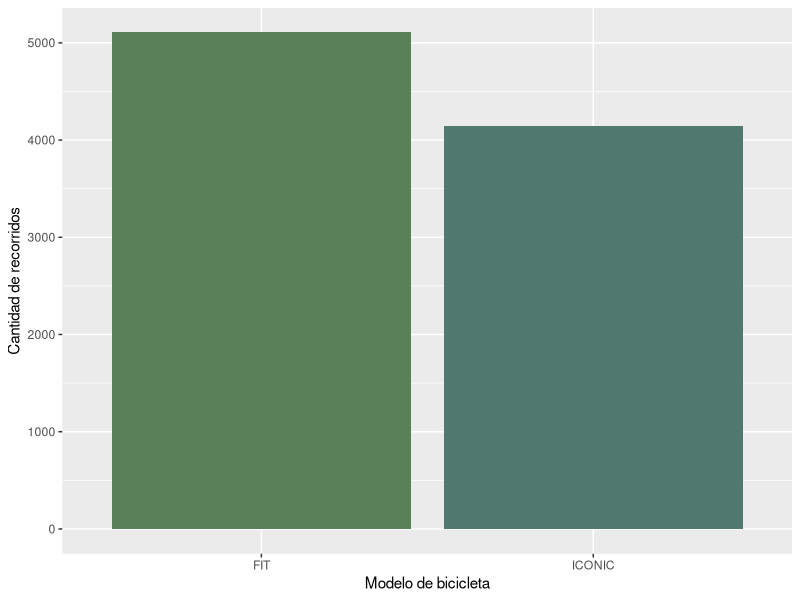
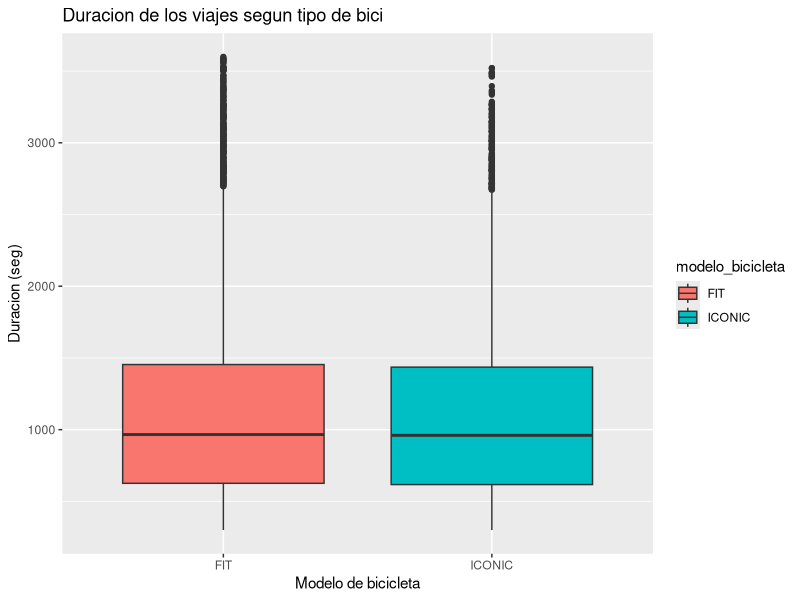
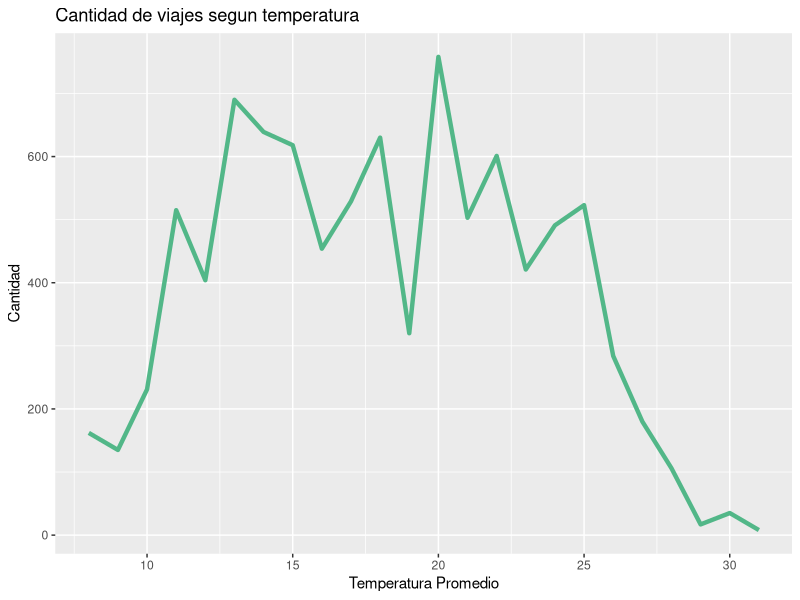
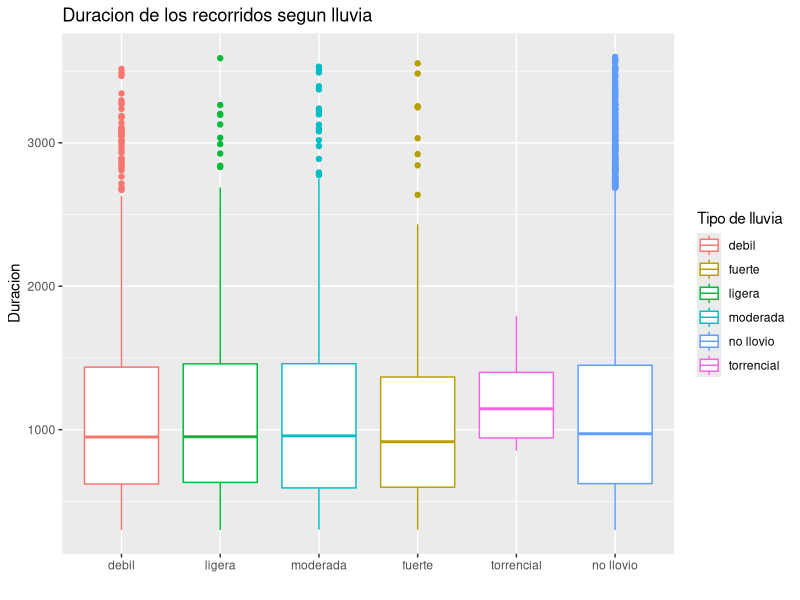
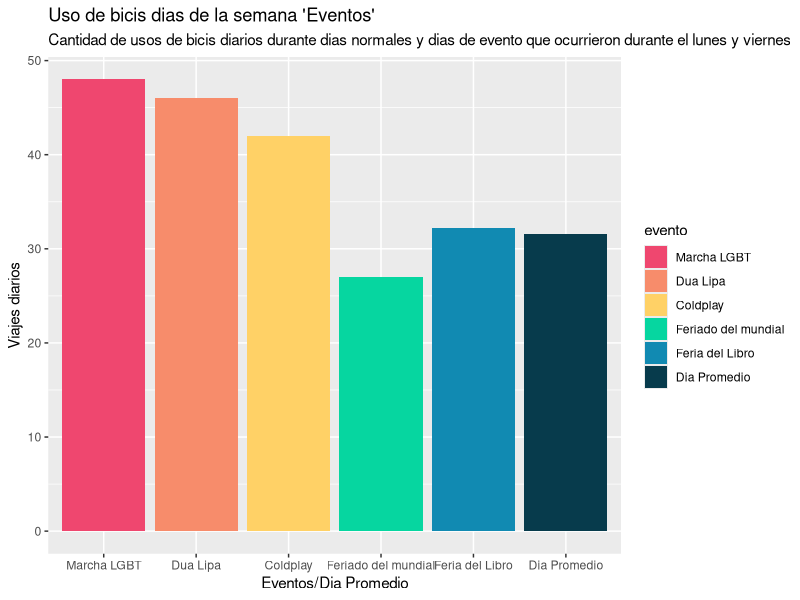
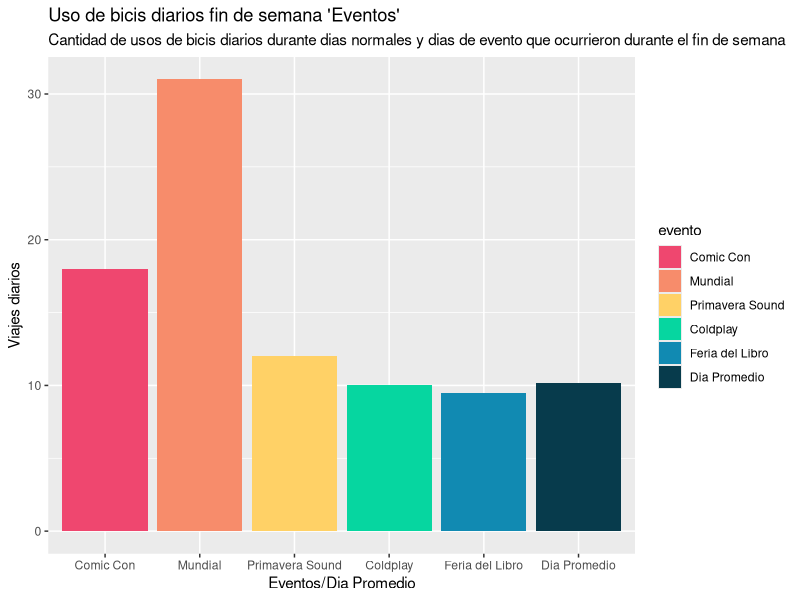
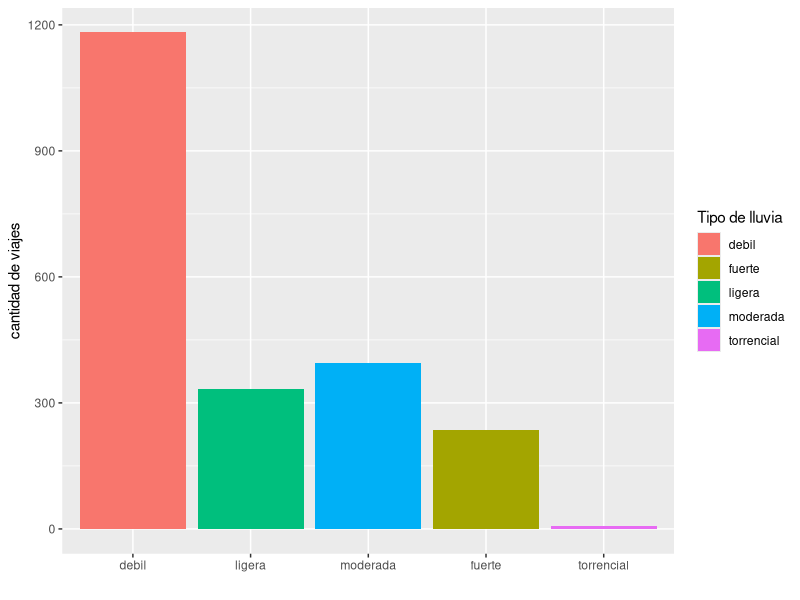
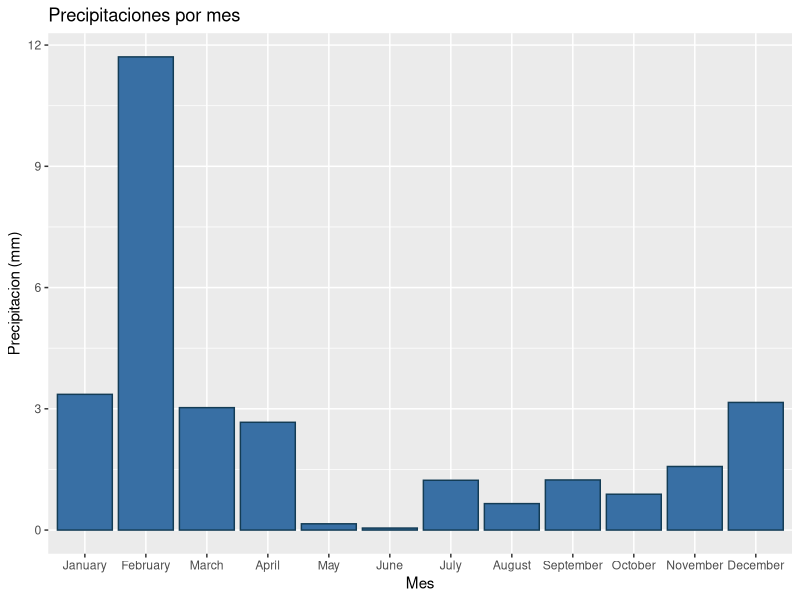

R code for these plots, in order:
#CONSIDERACIONES ----

#1. Nuestras PC's trabajan con las variables en ingles y no en español, entonces si surgen problemas con el fct_level por ejemplo, es porque nosotros ordenamos las categorías en ingles y no español.

#2. Para tener una compresión mas rápida de los nombres de variables, utilizamos los siguientes prefijos "df_" para referirnos a un dataframe, "gr_" para referirnos a un gráfico y "v_" para referirnos a una variable.


#LIBRERIAS ----
library(readr)
library(tidyverse)




#DATAFRAMES
#Dataframes_originales ----

#Lectura de dataframes. Para leer los archivos csv usamos el comando read_csv.

df_clima_aeroparque_BA_2022 <- read_csv("Data/Clima_Aeroparque_BA.csv")

df_bike_trips_2022 <- read_csv("Data/trips_2022_reducido.csv")

#VARIABLES ----

v_months <- c("January", "February", "March", "April", "May", "June", "July", "August", "September", "October", "November", "December")

#Las fechas de los días feriados de Argentina 2022 los obtuvimos de la siguiente pagina: https://www.argentina.gob.ar/interior/feriados-nacionales-2022
v_feriados <- c("2022-01-01", "2022-02-28", "2022-03-01", "2022-03-24", "2022-04-02", "2022-04-14", "2022-04-15", "2022-04-16", "2022-04-17", "2022-04-22", "2022-04-23", "2022-04-24", "2022-05-01", "2022-05-02", "2022-05-18", "2022-05-25", "2022-06-17", "2022-06-20", "2022-07-09", "2022-07-30", "2022-08-15", "2022-09-26", "2022-09-27", "2022-10-05", "2022-10-07", "2022-10-10", "2022-11-20", "2022-11-21", "2022-12-08", "2022-12-09", "2022-12-25")

#(nota: cp indica la cantidad de personas)
v_feriaLibro <- c("2022-04-28","2022-04-29","2022-05-02","2022-05-03","2022-05-04","2022-05-05","2022-05-06","2022-05-09","2022-05-10","2022-05-11","2022-05-12","2022-05-13","2022-05-16") #cp = 1.245.000
v_feriaLibro_finde <- c("2022-04-30","2022-05-01","2022-05-07","2022-05-08", "2022-05-14","2022-05-15")
v_comicCon <- c("2022-05-20","2022-05-21","2022-05-22") #cp = 80 mil
v_duaLipa <- c("2022-09-13","2022-09-14") #cp = 50 mil
v_marchaLGBTQI <- c("2022-10-05") #cp = 130 mil
v_coldplay <- c("2022-10-25","2022-10-26","2022-10-28","2022-11-01","2022-11-02","2022-11-04","2022-11-07","2022-11-08") #cp = 600 mil
v_coldplay_finde <- c("2022-10-29", "2022-11-05")
v_primaveraSound <- c("2022-11-12","2022-11-13") #cp = 100 mil
v_finalMundial <- c("2022-12-18") #cp = 4 millones
v_feriado_del_Mundial <- c("2022-12-20") 


v_eventos_ord <- c("Marcha LGBT", "Dua Lipa", "Coldplay", "Feriado del mundial", "Feria del Libro", "Dia Promedio")
v_eventos_finde_ord <- c("Comic Con", "Mundial", "Primavera Sound", "Coldplay", "Feria del Libro", "Dia Promedio")


#Dataframes_bicis_modificado ----
#Dataframe de bicis filtrado por duración del recorrido, con 4 variables mas ("month", "week_day", "hour" y "public_holiday") y la variable fecha renombrada a date.

df_bike_trips_2022_reformed <- df_bike_trips_2022 %>% 
  filter(between(duracion_recorrido, left = 60*5, right = 60*60)) %>% 
  rename(date = fecha) %>% 
  mutate(month = months(fecha_origen_recorrido), 
         hour = hour(fecha_origen_recorrido), 
         week_day = weekdays(date),
         public_holiday = (date %in% v_feriados))

#Dataframes_clima_modificado ----
#Dataframe del clima con 3 variables mas("month", "is_rain", "rain_strength")

df_clima_aeroparque_BA_2022_reformed <- df_clima_aeroparque_BA_2022 %>% 
  mutate(month = months(date),
         is_rain = (prcp > 0),
         rain_strength = case_when(prcp > 0 & prcp <= 3 ~ "debil",
                                   prcp > 3.0 & prcp <= 6.5 ~ "ligera",
                                   prcp > 6.5 & prcp <= 16.0 ~ "moderada",
                                   prcp > 16.0 & prcp <= 40.0 ~ "fuerte",
                                   prcp > 100.0 ~ "torrencial",
                                   .default = "no llovio")) 




#Dataframe_joined ----
#FULL JOIN DE DATAFRAMES
df_bikes_and_weather <- full_join(df_bike_trips_2022_reformed, df_clima_aeroparque_BA_2022_reformed, by = "date")


#Dataframes Descriptivos ----
#dataframe con la duracion de viaje promedio y mediana
df_promedio_y_mediana_de_viajes <-  df_bike_trips_2022_reformed %>% 
  mutate(duracion_recorrido = duracion_recorrido/60) %>% 
  summarise("promedio duracion de viaje" = mean(duracion_recorrido), "mediana de la duracion de viajes" = median(duracion_recorrido))

#dataframe con la cantidad de estaciones de origen 
df_origin_trip <- df_bike_trips_2022_reformed %>% 
  select(id_estacion_origen, nombre_estacion_origen) %>% 
  group_by(id_estacion_origen, nombre_estacion_origen) %>% 
  summarise(amount_by_station = n()) %>% 
  arrange(desc(amount_by_station))

#dataframe con la cantidad de estaciones de llegada
df_destination_trip <- df_bike_trips_2022_reformed %>% 
  select(id_estacion_destino, nombre_estacion_destino) %>% 
  group_by(id_estacion_destino, nombre_estacion_destino) %>% 
  summarise(amount_by_station = n()) %>% 
  arrange(desc(amount_by_station)) 

#viajes mas comunes
df_common_trips <- df_bike_trips_2022_reformed %>% 
  select(id_estacion_origen, nombre_estacion_origen, id_estacion_destino, nombre_estacion_destino) %>% 
  group_by(id_estacion_origen, nombre_estacion_origen, id_estacion_destino, nombre_estacion_destino) %>% 
  summarise(amount = n()) %>% 
  arrange(desc(amount))

#cantidad de usos de bicis en dias feriado vs no feriados
df_uso_feriado_vs_no_feriado <- df_bike_trips_2022_reformed %>% 
  group_by(public_holiday) %>% 
  summarise(cant_viajes = n()) 

#cantidad de viajes diarios en dias feriado vs no feriados (tenemos 31 feriados y (365 - 31) = 334 no feriados)\
df_uso_feriado_vs_no_feriado_prom <- data.frame(es_feriado = c("feriado", "no feriado"), 
                                                viajes_promedio = c(as.numeric(df_uso_feriado_vs_no_feriado[2,2]) / 31, 
                                                                    as.numeric(df_uso_feriado_vs_no_feriado[1,2]) / 334))


# Feria del libro
v_bicisFeriaDelLibro <- as.numeric(df_bike_trips_2022_reformed %>%
                                     filter(date %in% v_feriaLibro) %>%
                                     summarise(cantidad = n()/length(v_feriaLibro)))

v_bicisFeriaDelLibro_finde <- as.numeric(df_bike_trips_2022_reformed %>%
                                     filter(date %in% v_feriaLibro_finde) %>%
                                     summarise(cantidad = n()/length(v_feriaLibro_finde)))


# Comic Con
v_bicisComicCon <- as.numeric(df_bike_trips_2022_reformed %>%
                                filter(date %in% v_comicCon) %>%
                                summarise(cantidad = round(n()/length(v_comicCon))))
# Dua Lipa
v_bicisDuaLipa <- as.numeric(df_bike_trips_2022_reformed %>%
                               filter(date %in% v_duaLipa) %>%
                               summarise(cantidad = round(n()/length(v_duaLipa))))
# MarchaLGBT
v_bicisMarchaLGBT <- as.numeric(df_bike_trips_2022_reformed %>%
                                  filter(date %in% v_marchaLGBTQI) %>%
                                  summarise(cantidad = round(n()/length(v_marchaLGBTQI))))
# Coldplay
v_bicisColdplay <- as.numeric(df_bike_trips_2022_reformed %>%
                                filter(date %in% v_coldplay) %>%
                                summarise(cantidad = round(n()/length(v_coldplay))))

v_bicisColdplay_finde <- as.numeric(df_bike_trips_2022_reformed %>%
                                   filter(date %in% v_coldplay_finde) %>%
                                   summarise(cantidad = round(n()/length(v_coldplay_finde))))

#PrimaveraSound
v_bicisPrimSound <- as.numeric(df_bike_trips_2022_reformed %>%
                                 filter(date %in% v_primaveraSound) %>%
                                 summarise(cantidad = round(n()/length(v_primaveraSound))))
# Mundial
v_bicisFinalMundial <- as.numeric(df_bike_trips_2022_reformed %>%
                                    filter(date %in% v_finalMundial) %>%
                                    summarise(cantidad = round(n()/length(v_finalMundial))))
# Feriado del Mundial
v_bicisFeriadoDelMundial <- as.numeric(df_bike_trips_2022_reformed %>%
                                      filter(date == v_feriado_del_Mundial) %>%
                                      summarise(cantidad = round(n()/length(v_feriado_del_Mundial))))

v_dia_promedio <- as.numeric(df_bike_trips_2022_reformed %>% 
                               filter(week_day %in% c("Monday", "Tuesday", "Wednesday", "Thursday", "Friday")) %>% 
                               group_by(date) %>% 
                               summarise(cantidad = n()) %>% 
                               summarise(cant_prom = sum(cantidad) / length(date)))

v_dia_finde_promedio <- as.numeric(df_bike_trips_2022_reformed %>% 
                                     filter(week_day %in% c("Saturday", "Sunday")) %>% 
                                     group_by(date) %>% 
                                     summarise(cantidad = n()) %>% 
                                     summarise(cant_prom = sum(cantidad) / length(date)))

#viajes diarios durante los eventos que ocurrieron durante dias de la semana mayoritariamente
df_Viajes_Promedio_Eventos_No_Finde <- data.frame(evento = c("Feria del Libro","Dua Lipa","Marcha LGBT","Coldplay","Feriado del mundial", "Dia Promedio"),
                                                  viajesPorEvento = c(v_bicisFeriaDelLibro, v_bicisDuaLipa, v_bicisMarchaLGBT, v_bicisColdplay,v_bicisFeriadoDelMundial, v_dia_promedio))

#viajes diarios durante los eventos que ocurrieron durante dias de fin de semana mayoritariamente
df_Viajes_Promedio_Eventos_Finde <- data.frame(evento = c("Comic Con", "Primavera Sound", "Mundial", "Coldplay", "Feria del Libro", "Dia Promedio"),
                                               viajesPorEvento = c(v_bicisComicCon, v_bicisPrimSound, v_bicisFinalMundial, v_bicisColdplay_finde, v_bicisFeriaDelLibro_finde, v_dia_finde_promedio))


#cantidad de viajes durante dias de lluvia y no lluvia
df_uso_de_bicis_segun_precipitaciones <- df_bikes_and_weather %>% 
  filter(!is.na(prcp)) %>% 
  group_by(is_rain) %>% 
  summarise(viajes_lluvia = n())

#cantidad de viajes diarios durante dias de lluvia y no lluvia
df_uso_de_bicis_segun_precipitaciones_prom <- data.frame(es_lluvia = c("llovio", "no llovio"), 
                                                         viajes_promedio = c(as.numeric(df_uso_de_bicis_segun_precipitaciones[2,2]) / 97, 
                                                                             as.numeric(df_uso_de_bicis_segun_precipitaciones[1,2]) / 266))



#GRAFICOS ----

#visualizacion de duracion de los viajes en minutos version boxplot
gr_trips_duration_in_minutes_box <- df_bike_trips_2022_reformed %>% 
  mutate(duracion_recorrido = duracion_recorrido/60) %>% 
  ggplot(mapping = aes(y = duracion_recorrido)) +
  geom_boxplot(color = "#E6AC6E", shape = 11) +
  labs(x = "Recorridos", y = "Duracion (min)", title = "Duracion de los recorridos en minutos") +
  scale_x_discrete(expand = c(0,0)) 

#visualizacion de cantidad de viajes segun duracion en minutos
gr_trips_duration_in_minutes_col <- df_bike_trips_2022_reformed %>% 
  mutate(duracion_recorrido = duracion_recorrido/60) %>% 
  ggplot(mapping = aes(x = duracion_recorrido)) +
  geom_histogram(colour = "#E6AC6E", fill = "beige", bins = 11) +
  labs(x = "Duracion (min)", y = "Cantidad de Recorridos", title = "Duracion de los recorridos en minutos")

#visualizacion de viajes por mes
gr_trips_by_month <- df_bike_trips_2022_reformed %>% 
  ggplot(mapping = aes(x = fct_relevel(month, c("January", "February", "March", "April", "May", "June", "July", "August", "September", "October", "November", "December")))) +
  geom_bar(fill = "mintcream", colour = "lightskyblue") +
  labs(x = "Mes", y = "Cantidad", title = "Cantidad de recorridos durante cada mes del año")

#visualizacion de viajes por dia
gr_trips_by_day <- df_bike_trips_2022_reformed %>% 
  ggplot(mapping = aes(x = fct_relevel(week_day, c("Monday", "Tuesday", "Wednesday", "Thursday", "Friday", "Saturday", "Sunday"))))+
  geom_bar(fill = "mintcream", colour = "lightskyblue") +
  labs(x = "Dia de la semana", y = "Cantidad", title = "Cantidad de recorridos durante cada dia de la semana")

#visualizacion de viajes por hora
gr_trips_by_hour <- df_bike_trips_2022_reformed %>% 
  ggplot(mapping = aes(x = hour)) +
  geom_bar(fill = "mintcream", colour = "lightskyblue") +
  labs(x = "Horario", y = "Cantidad", title = "Cantidad de recorridos durante cada hora del dia") 

#visualizacion de viajes por mes y hora
gr_trips_by_month_and_hour <- df_bike_trips_2022_reformed %>% 
  group_by(month) %>% 
  ggplot(mapping = aes(x = hour)) +
  geom_bar(fill = "#CBA872",color = "#A05806") +
  facet_wrap(~fct_relevel(month, v_months)) +
  labs(x = "Horario", y = "Cantidad", title = "Cantidad de recorricos por mes segun horario")

gr_trips_by_season_and_hour <- df_bike_trips_2022_reformed %>% 
  mutate(season = case_when(date >= "2022-03-21" & date <= "2022-06-20" ~ "Autumn",
                            date >= "2022-06-21" & date <= "2022-09-20" ~ "Winter",
                            date >= "2022-09-21" & date <= "2022-12-20" ~ "Spring",
                            .default = "Summer")) %>% 
  ggplot(mapping = aes(x = hour)) +
  geom_bar(fill = "#CBA872",color = "#A05806") +
  facet_wrap(~fct_relevel(season, c("Summer", "Autumn", "Winter", "Spring"))) +
  labs(x = "Horario", y = "Cantidad", title = "Cantidad de recorricos por mes segun horario")

#visualizacion de viajes por dia y hora
gr_trips_by_day_and_hour <- df_bike_trips_2022_reformed %>% 
  group_by(week_day) %>% 
  ggplot(mapping = aes(x = hour)) +
  geom_bar(fill = "#CBA872",color = "#A05806") +
  facet_wrap(~fct_relevel(week_day, c("Monday", "Tuesday", "Wednesday", "Thursday", "Friday", "Saturday", "Sunday")), nrow = 2) +
  labs(x = "Horario", y = "Cantidad", title = "Cantidad de recorricos por dia segun horario")



#visualizacion de viajes promedio de dias feriados y no feriados
gr_viajes_promedio_feriados <- df_uso_feriado_vs_no_feriado_prom %>% 
  ggplot(mapping = aes(x = es_feriado, y = viajes_promedio)) + 
  geom_col(fill = c("#d4e09b", "#cbdfbd"), color = "black") +
  labs(x = "", y = "Viajes diarios", title = "Cantidad de viajes diarios 'Feriados Vs No Feriados'")



#visualizacion cantidad de viajes segun tipo de bici
gr_bike_type <- df_bike_trips_2022_reformed %>% 
  select(modelo_bicicleta) %>% 
  ggplot(mapping = aes(x = modelo_bicicleta)) +
  geom_bar(fill = c("#588157", "#52796f")) +
  labs(x = "Modelo de bicicleta", y = "Cantidad de recorridos")

#visualizacion cantidad de viajes segun tipo de bici
gr_bike_type_boxplot <- df_bike_trips_2022_reformed %>% 
  ggplot(mapping = aes(x = modelo_bicicleta, y = duracion_recorrido, fill = modelo_bicicleta)) +
  geom_boxplot() +
  labs(x = "Modelo de bicicleta", y = "Duracion (seg)", title = "Duracion de los viajes segun tipo de bici")


#visualizacion cantidad de usos de bicis segun genero
gr_use_of_bikes_by_gender <- df_bike_trips_2022_reformed %>% 
  select(Género) %>% 
  filter(!is.na(Género)) %>% 
  ggplot(mapping = aes(x = Género, fill = Género)) + 
  geom_bar() +
  labs(x = "Género", y = "Cantidad", title = "Cantidad de viajes en bici segun genero")

#uso de bicis por hora según género
gr_use_of_bikes_by_gender_per_hour <- df_bike_trips_2022_reformed %>%
  filter(!is.na(Género)) %>%
  group_by(Género) %>%
  mutate(cantidadTotalPorGénero = n()) %>%
  group_by(Género,hour,cantidadTotalPorGénero) %>%
  summarise(cantidad = n()) %>%
  mutate(
    cantidadPorcentual = case_when(
      Género == "FEMALE" ~ (cantidad/cantidadTotalPorGénero)*100,
      Género == "MALE" ~ (cantidad/cantidadTotalPorGénero)*100,
      Género == "OTHER" ~ (cantidad/cantidadTotalPorGénero)*100
    )
  ) %>%
  select(Género,cantidadPorcentual) %>%
  ggplot(mapping = aes(x = hour, y = cantidadPorcentual, colour = Género)) +
  geom_line(lwd = 1.49) + 
  scale_x_continuous(expand = c(0,0)) +
  scale_y_continuous(expand = c(0,0)) +
  facet_wrap(~Género) +
  theme(legend.position = "bottom") +
  labs(x = "Horario", y = "Porcentaje", title = "Cantidad porcentual sobre el uso de bicis segun genero y horario")

#visualizacion de duracion de los viajes en minutos version boxplot segun genero
gr_trips_duration_in_minutes_by_gender <- df_bike_trips_2022_reformed %>% 
  filter(!is.na(Género)) %>% 
  mutate(duracion_recorrido = duracion_recorrido/60) %>% 
  ggplot(mapping = aes(y = duracion_recorrido, x = Género, color = Género)) +
  geom_boxplot() +
  labs(y = "Duracion", title = "Duracion de los recorridos en minutos segun genero")


#visualizacion de usos de bicis promedio comparado con dias de eventos (dias de semana)
gr_Eventos_Dia_De_Semana <- df_Viajes_Promedio_Eventos_No_Finde %>%
  ggplot(mapping = aes(x = evento, y = viajesPorEvento, fill = evento)) +
  geom_col() +
  labs(x = "Eventos/Dia Promedio", y = "Viajes diarios", title = "Uso de bicis dias de la semana 'Eventos'", subtitle = "Cantidad de usos de bicis diarios durante dias normales y dias de evento que ocurrieron durante el lunes y viernes") +
  scale_x_discrete(limits = v_eventos_ord) +
  scale_fill_manual(values = c("Marcha LGBT" = "#ef476f", 
                               "Dua Lipa" = "#f78c6b", 
                               "Coldplay" = "#ffd166",
                               "Feriado del mundial" = "#06d6a0",
                               "Feria del Libro" =  "#118ab2",
                               "Dia Promedio" = "#073b4c"), 
                    breaks = v_eventos_ord)
  

#visualizacion de usos de bicis promedio comparado con dias de eventos (fin de semana)
gr_Eventos_Fin_De_Semana <- df_Viajes_Promedio_Eventos_Finde %>%
  ggplot(mapping = aes(x = evento, y = viajesPorEvento, fill = evento)) +
  geom_col() +
  labs(x = "Eventos/Dia Promedio", y = "Viajes diarios", title = "Uso de bicis diarios fin de semana 'Eventos'", subtitle = "Cantidad de usos de bicis diarios durante dias normales y dias de evento que ocurrieron durante el fin de semana") +
  scale_x_discrete(limits = v_eventos_finde_ord) +
    scale_fill_manual(values = c("Comic Con" = "#ef476f", 
                               "Mundial" = "#f78c6b", 
                               "Primavera Sound" = "#ffd166",
                               "Coldplay" = "#06d6a0",
                               "Feria del Libro" =  "#118ab2",
                               "Dia Promedio" = "#073b4c"), 
                    breaks = v_eventos_finde_ord)


#grafico de temperaturas por mes
gr_temperatura_por_mes <- df_clima_aeroparque_BA_2022_reformed %>% 
  select(tmin, tmax, tavg, month) %>% 
  group_by(month) %>% 
  summarise(tmin_by_month = mean(tmin), tmax_by_month = mean(tmax), tavg_by_month = mean(tavg)) %>%
  pivot_longer(cols = 2:4, names_to = "tipo", values_to = "temp") %>% 
  ggplot(mapping = aes(x = fct_relevel(month, v_months), y = temp, fill = fct_relevel(tipo, "tmax_by_month"))) +
  geom_bar(stat = "identity", position = "dodge") +
  labs(title = "Clima promedio segun mes", x = "Mes", y = "Temperatura", fill = "Temp") +
  scale_fill_manual(values = c("tmax_by_month" = "#ee6055", "tavg_by_month" = "#255f85", "tmin_by_month" = "#60d394"), labels = c("Max Temp", "Avg Temp", "Min Temp")) +
  theme(legend.position = "bottom")

#grafico de temperaturas por dia
gr_temperatura_por_dia <- df_clima_aeroparque_BA_2022_reformed %>%
  pivot_longer(cols = 3:4, names_to = "tipo", values_to = "temp") %>%
  ggplot(mapping = aes(x = date, y = temp, color = tipo)) +
  geom_line() +
  scale_color_manual(labels = c("Tmax", "Tmin"), values = c("#ee6055", "#255f85")) +
  labs(x = "Dia del año", y = "Temperatura max y min", color = "Temperatura") +
  theme_classic()

#precipitaciones por mes
gr_precipitaciones_por_mes <- df_clima_aeroparque_BA_2022_reformed %>% 
  group_by(month) %>% 
  filter(!is.na(prcp)) %>% 
  summarise(precipitation_by_month = mean(prcp)) %>% 
  ggplot(mapping = aes(x = fct_relevel(month, c("January", "February", "March", "April", "May", "June", "July", "August", "September", "October", "November", "December")), y = precipitation_by_month)) +
  geom_col(fill = "#386fa4", colour = "#133c55") +
  labs(x = "Mes",y = "Precipitacion (mm)", title = "Precipitaciones por mes")


#uso de bicis por temperatura_promedio
gr_bikes_by_temp <- df_bikes_and_weather %>% 
  mutate(t_avg_round = round(tavg)) %>% 
  group_by(t_avg_round) %>% 
  summarise(viajes_por_tavg = n()) %>% 
  ggplot(mapping = aes(x = t_avg_round, y = viajes_por_tavg)) +
  geom_line(color = "#52b788", lwd = 1.5) +
  labs(x = "Temperatura Promedio", y = "Cantidad", title = "Cantidad de viajes segun temperatura")


#uso de bicis por precipitaciones
gr_uso_de_bicis_segun_precipitaciones <- df_uso_de_bicis_segun_precipitaciones_prom %>% 
  ggplot(mapping = aes(x = es_lluvia, y = viajes_promedio, fill = es_lluvia)) + 
  geom_col() +
  labs(x = "", y = "Cantidad", title = "Cantidad de viajes diarios durante dias de lluvia y no lluvia", fill = "LLovio?") +
  scale_fill_manual(values = c("llovio" = "#ee6055", "no llovio" = "#255f85"), labels = c("Si", "No")) 
  

#cantidad de dias de lluvia
gr_potencia_lluvia_2022 <- df_bikes_and_weather %>% 
  filter(rain_strength != "no llovio") %>% 
  ggplot(mapping = aes(x = fct_relevel(rain_strength, c("debil", "ligera", "moderada", "fuerte", "torrencial")), fill = rain_strength)) +
  geom_bar() + 
  labs(x = "", y = "cantidad de viajes", fill = "Tipo de lluvia")

gr_duracion_recorrido_segun_lluvia <- df_bikes_and_weather %>% 
  filter(!is.na(prcp)) %>% 
  filter(!is.na(duracion_recorrido)) %>% 
  group_by(rain_strength) %>% 
  ggplot(mappin = aes(x = fct_relevel(rain_strength, c("debil", "ligera", "moderada", "fuerte", "torrencial")), y = duracion_recorrido, color = rain_strength)) +
  geom_boxplot() +
  labs(x = "", y = "Duracion", title = "Duracion de los recorridos segun lluvia", color = "Tipo de lluvia")
